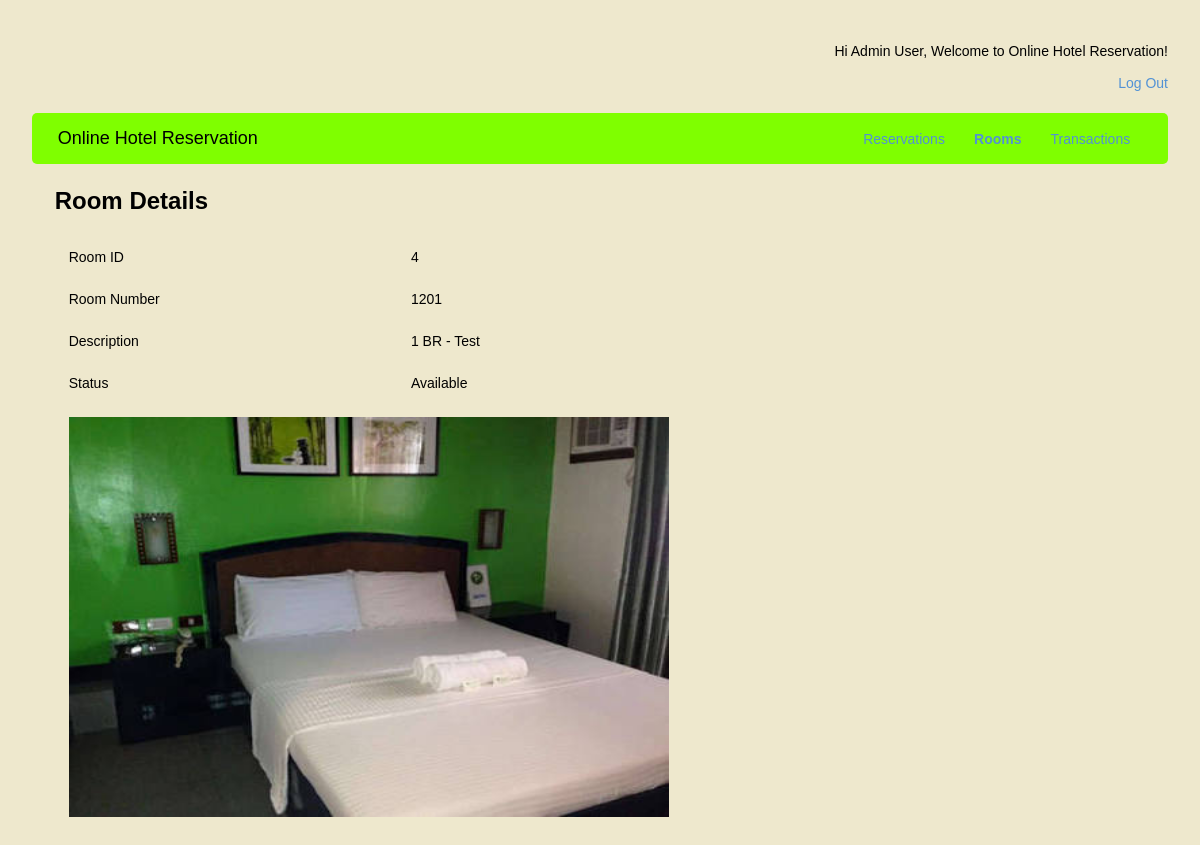
/admin/view_room.php?id=4 (signed in), run on the app's committed database.
### tables this page shows
CREATE TABLE `rooms` (
  `id` int(11) NOT NULL,
  `room_number` varchar(50) NOT NULL,
  `description` varchar(200) NOT NULL,
  `type` varchar(25) NOT NULL,
  `status` varchar(10) NOT NULL
);

CREATE TABLE `room_images` (
  `id` int(11) NOT NULL,
  `room_id` int(11) NOT NULL,
  `url` varchar(250) NOT NULL
);

### admin/view_room.php (the view, shortened to what this page needs)
<?php
include "../connection.php";
$room_id = '';
$room_number = '';
$description = '';
$status = '';
$url = '';
if(isset($_GET["id"]) && !empty($_GET["id"])){
    $room_id = $_GET["id"];
    $room_id = mysqli_real_escape_string($connection, $room_id);
    $getRoomDetails = mysqli_query($connection, "SELECT id as room_id, room_number, description, status FROM `rooms` WHERE id = '".$room_id."'");
    if(mysqli_num_rows($getRoomDetails)!=0){
        while($fetchRoomDetails = mysqli_fetch_array($getRoomDetails)){
            $room_id = stripslashes($fetchRoomDetails["room_id"]);
            $room_number = stripslashes($fetchRoomDetails["room_number"]);
            $description = stripslashes($fetchRoomDetails["description"]);
            $status = stripslashes($fetchRoomDetails["status"]);
            $getRoomImage = mysqli_query($connection, "SELECT * FROM `room_images` WHERE room_id = '".$room_id."'");
            if(mysqli_num_rows($getRoomImage) != 0){
                while($fetchRoomImage = mysqli_fetch_array($getRoomImage)){
                    $url = "<img src='../images/rooms/".$fetchRoomImage['url']."' width='600px' height='400px' />";
                }
            }
        }
    }
}
?>
<html>
    <head>
        <link rel="stylesheet" href="../style.css" type="text/css" />
    </head>
    <body>
        <form method="POST">
            <div class="welcome">
                <p align="right">
                    Hi <?php echo $_SESSION["username"]; ?>, Welcome to Online Hotel Reservation!<br/><br/>
                    <a href="../logout.php">Log Out</a>
                </p>
            </div>
            <table class="nav">
            <tr>
                <td class="links title"><span onclick="window.location = 'index.php'">Online Hotel Reservation</span></td>
                <td>
                    <table align="right" width="50%">
                    <tr>
                        <td class="links">
                            <a href="index.php">Reservations</a>
                        </td>
                        <td class="links">
                            <a href="rooms.php"><b>Rooms</b></a>
                        </td>
                        <td class="links">
                            <a href="transactions.php">Transactions</a>
                        </td>
                    </tr>
                    </table>
                </td>
            </tr>
            </table>
            <div class="view_table">
                <h2>Room Details</h2>
                <table>
                    <tr>
                        <td>
                            <p>Room ID</p>
                        </td>
                        <td>
                            <p><?php echo $room_id; ?></p>
                        </td>
                    </tr>
                    <tr>
                        <td>
                            <p>Room Number</p>
                        </td>
                        <td>
                            <p><?php echo $room_number; ?></p>
                        </td>
                    </tr>
                    <tr>
                        <td>
                            <p>Description</p>
                        </td>
                        <td>
                            <p><?php echo $description; ?></p>
                        </td>
                    </tr>
                    <tr>
                        <td>
                            <p>Status</p>
                        </td>
                        <td>
                            <p><?php echo $status; ?></p>
                        </td>
                    </tr>
                    <tr>
                        <td colspan="2">
                            <?php echo $url; ?>
                        </td>
                    </tr>
                </table>
            </div>
        </form>
    </body>
</html>

### style.css (style rules this page uses)
body { background-color:#EEE8CD; font-family: "Gill Sans MT", Calibri, sans-serif, arial; padding:1% 2%; }
.welcome p { font-size:14px; margin: 2% 0; }
.welcome p a:link { text-decoration: none; color: #5292d5; }
.nav { width: 100%; text-align: center; background-color: #7FFF00; border-radius: 5px; padding: 1% 2%; margin-bottom: 2%; }
.nav .links { font-size: 14px; text-align: center; }
.nav .title { font-size: 18px; text-align: left; }
.nav .title span { cursor: pointer; }
.nav .links a:link, .forgot_password a:link, .signup a:link { text-decoration: none; color: #5292d5; margin-left: 10px; }
.view_table { margin: 2%; }
.view_table p, label { font-size: 14px; }
.view_table table { width: 50%; }
.view_table table td { padding: 2%; }
html body { background: url(yayadub.jpg) no - repeat center center fixed; -webkit-background-size: cover; -moz-background-size: cover; -o-background-size: cover; background-size: cover; }

### data on the page
rooms: id "4", room_number "1201", description "1 BR - Test", status "Available"
room_images: url (picture)

### other printed values
$_SESSION["username"] "Admin User"
